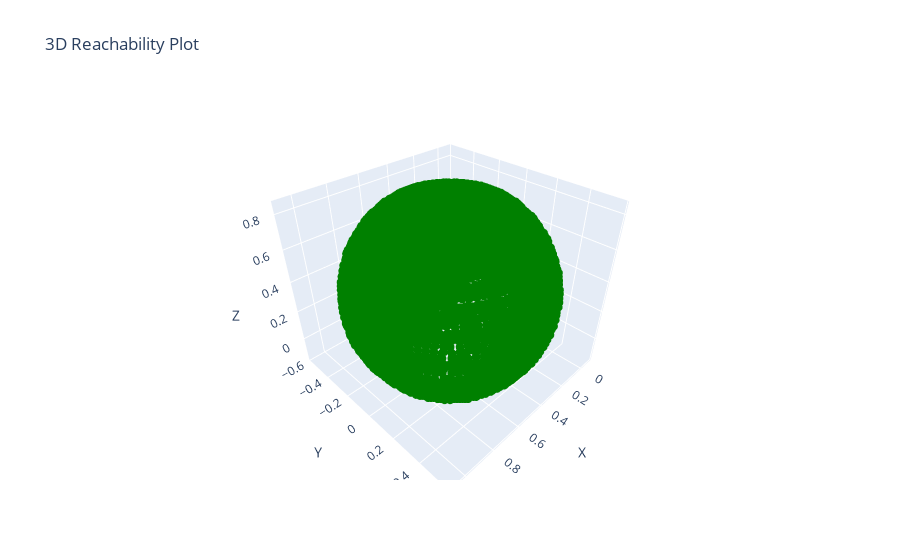
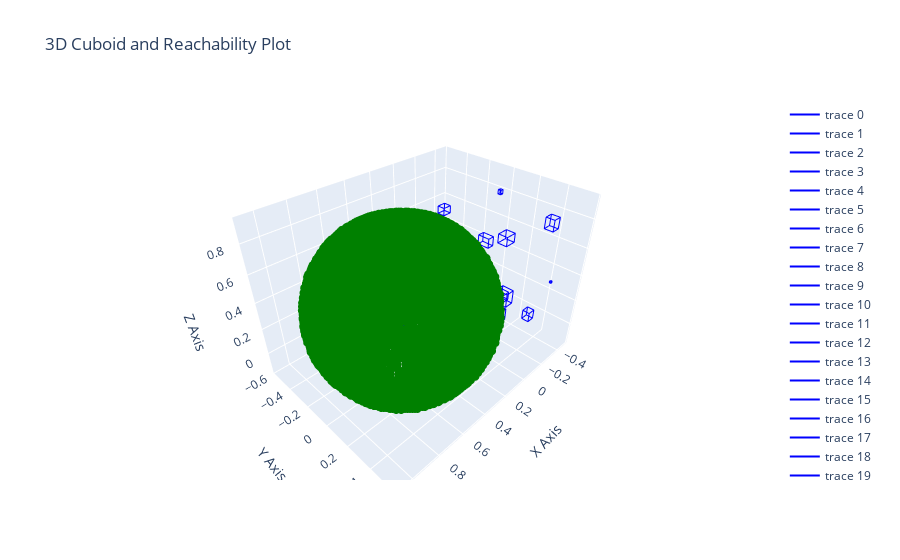

The notebook cell these images were saved under, in order:
### Markdown cell above
Let's try an interactive plot

### Code cell
plot_interactive_reachability(valid_poses)
plot_random_cuboids_with_reachability(cuboid_data_list, reachable_points=valid_poses, unreachable_points=[])

### Figure 1 — Plotly figure (JSON) as saved in the notebook; plotly's stock layout.template omitted (floating-point values rounded to 4 significant figures; data arrays with more than 128 entries replaced by an {"elided": "..."} marker saying what was removed)
{"data": [{"marker": {"color": "green", "size": 3}, "mode": "markers", "name": "Reachable", "type": "scatter3d", "x": {"elided": "6811 float values"}, "y": {"elided": "6811 float values"}, "z": {"elided": "6811 float values"}}], "layout": {"scene": {"xaxis": {"title": {"text": "X"}}, "yaxis": {"title": {"text": "Y"}}, "zaxis": {"title": {"text": "Z"}}}, "title": {"text": "3D Reachability Plot"}}}

### Figure 2 — Plotly figure (JSON) as saved in the notebook; plotly's stock layout.template omitted (floating-point values rounded to 4 significant figures; data arrays with more than 128 entries replaced by an {"elided": "..."} marker saying what was removed)
{"data": [{"line": {"color": "blue", "width": 2}, "mode": "lines", "type": "scatter3d", "x": [-0.4633, -0.4069, -0.4069, -0.4633, -0.4633], "y": [-0.3016, -0.3016, -0.212, -0.212, -0.3016], "z": [0.04332, 0.04332, 0.04332, 0.04332, 0.04332]}, {"line": {"color": "blue", "width": 2}, "mode": "lines", "type": "scatter3d", "x": [-0.4633, -0.4069, -0.4069, -0.4633, -0.4633], "y": [-0.3016, -0.3016, -0.212, -0.212, -0.3016], "z": [0.1421, 0.1421, 0.1421, 0.1421, 0.1421]}, {"line": {"color": "blue", "width": 2}, "mode": "lines", "type": "scatter3d", "x": [-0.4633, -0.4633], "y": [-0.3016, -0.3016], "z": [0.04332, 0.1421]}, {"line": {"color": "blue", "width": 2}, "mode": "lines", "type": "scatter3d", "x": [-0.4069, -0.4069], "y": [-0.3016, -0.3016], "z": [0.04332, 0.1421]}, {"line": {"color": "blue", "width": 2}, "mode": "lines", "type": "scatter3d", "x": [-0.4633, -0.4633], "y": [-0.212, -0.212], "z": [0.04332, 0.1421]}, {"line": {"color": "blue", "width": 2}, "mode": "lines", "type": "scatter3d", "x": [-0.4069, -0.4069], "y": [-0.212, -0.212], "z": [0.04332, 0.1421]}, {"line": {"color": "blue", "width": 2}, "mode": "lines", "type": "scatter3d", "x": [0.004175, 0.09478, 0.09478, 0.004175, 0.004175], "y": [0.3247, 0.3247, 0.4048, 0.4048, 0.3247], "z": [0.3754, 0.3754, 0.3754, 0.3754, 0.3754]}, {"line": {"color": "blue", "width": 2}, "mode": "lines", "type": "scatter3d", "x": [0.004175, 0.09478, 0.09478, 0.004175, 0.004175], "y": [0.3247, 0.3247, 0.4048, 0.4048, 0.3247], "z": [0.4282, 0.4282, 0.4282, 0.4282, 0.4282]}, {"line": {"color": "blue", "width": 2}, "mode": "lines", "type": "scatter3d", "x": [0.004175, 0.004175], "y": [0.3247, 0.3247], "z": [0.3754, 0.4282]}, {"line": {"color": "blue", "width": 2}, "mode": "lines", "type": "scatter3d", "x": [0.09478, 0.09478], "y": [0.3247, 0.3247], "z": [0.3754, 0.4282]}, {"line": {"color": "blue", "width": 2}, "mode": "lines", "type": "scatter3d", "x": [0.004175, 0.004175], "y": [0.4048, 0.4048], "z": [0.3754, 0.4282]}, {"line": {"color": "blue", "width": 2}, "mode": "lines", "type": "scatter3d", "x": [0.09478, 0.09478], "y": [0.4048, 0.4048], "z": [0.3754, 0.4282]}, {"line": {"color": "blue", "width": 2}, "mode": "lines", "type": "scatter3d", "x": [-0.092, -0.03425, -0.03425, -0.092, -0.092], "y": [-0.1755, -0.1755, -0.1242, -0.1242, -0.1755], "z": [0.1617, 0.1617, 0.1617, 0.1617, 0.1617]}, {"line": {"color": "blue", "width": 2}, "mode": "lines", "type": "scatter3d", "x": [-0.092, -0.03425, -0.03425, -0.092, -0.092], "y": [-0.1755, -0.1755, -0.1242, -0.1242, -0.1755], "z": [0.2175, 0.2175, 0.2175, 0.2175, 0.2175]}, {"line": {"color": "blue", "width": 2}, "mode": "lines", "type": "scatter3d", "x": [-0.092, -0.092], "y": [-0.1755, -0.1755], "z": [0.1617, 0.2175]}, {"line": {"color": "blue", "width": 2}, "mode": "lines", "type": "scatter3d", "x": [-0.03425, -0.03425], "y": [-0.1755, -0.1755], "z": [0.1617, 0.2175]}, {"line": {"color": "blue", "width": 2}, "mode": "lines", "type": "scatter3d", "x": [-0.092, -0.092], "y": [-0.1242, -0.1242], "z": [0.1617, 0.2175]}, {"line": {"color": "blue", "width": 2}, "mode": "lines", "type": "scatter3d", "x": [-0.03425, -0.03425], "y": [-0.1242, -0.1242], "z": [0.1617, 0.2175]}, {"line": {"color": "blue", "width": 2}, "mode": "lines", "type": "scatter3d", "x": [0.1212, 0.1874, 0.1874, 0.1212, 0.1212], "y": [0.4174, 0.4174, 0.4738, 0.4738, 0.4174], "z": [0.8435, 0.8435, 0.8435, 0.8435, 0.8435]}, {"line": {"color": "blue", "width": 2}, "mode": "lines", "type": "scatter3d", "x": [0.1212, 0.1874, 0.1874, 0.1212, 0.1212], "y": [0.4174, 0.4174, 0.4738, 0.4738, 0.4174], "z": [0.8966, 0.8966, 0.8966, 0.8966, 0.8966]}, {"line": {"color": "blue", "width": 2}, "mode": "lines", "type": "scatter3d", "x": [0.1212, 0.1212], "y": [0.4174, 0.4174], "z": [0.8435, 0.8966]}, {"line": {"color": "blue", "width": 2}, "mode": "lines", "type": "scatter3d", "x": [0.1874, 0.1874], "y": [0.4174, 0.4174], "z": [0.8435, 0.8966]}, {"line": {"color": "blue", "width": 2}, "mode": "lines", "type": "scatter3d", "x": [0.1212, 0.1212], "y": [0.4738, 0.4738], "z": [0.8435, 0.8966]}, {"line": {"color": "blue", "width": 2}, "mode": "lines", "type": "scatter3d", "x": [0.1874, 0.1874], "y": [0.4738, 0.4738], "z": [0.8435, 0.8966]}, {"line": {"color": "blue", "width": 2}, "mode": "lines", "type": "scatter3d", "x": [0.1469, 0.1643, 0.1643, 0.1469, 0.1469], "y": [-0.4624, -0.4624, -0.4198, -0.4198, -0.4624], "z": [0.01728, 0.01728, 0.01728, 0.01728, 0.01728]}, {"line": {"color": "blue", "width": 2}, "mode": "lines", "type": "scatter3d", "x": [0.1469, 0.1643, 0.1643, 0.1469, 0.1469], "y": [-0.4624, -0.4624, -0.4198, -0.4198, -0.4624], "z": [0.06123, 0.06123, 0.06123, 0.06123, 0.06123]}, {"line": {"color": "blue", "width": 2}, "mode": "lines", "type": "scatter3d", "x": [0.1469, 0.1469], "y": [-0.4624, -0.4624], "z": [0.01728, 0.06123]}, {"line": {"color": "blue", "width": 2}, "mode": "lines", "type": "scatter3d", "x": [0.1643, 0.1643], "y": [-0.4624, -0.4624], "z": [0.01728, 0.06123]}, {"line": {"color": "blue", "width": 2}, "mode": "lines", "type": "scatter3d", "x": [0.1469, 0.1469], "y": [-0.4198, -0.4198], "z": [0.01728, 0.06123]}, {"line": {"color": "blue", "width": 2}, "mode": "lines", "type": "scatter3d", "x": [0.1643, 0.1643], "y": [-0.4198, -0.4198], "z": [0.01728, 0.06123]}, {"line": {"color": "blue", "width": 2}, "mode": "lines", "type": "scatter3d", "x": [-0.17, -0.1088, -0.1088, -0.17, -0.17], "y": [0.1852, 0.1852, 0.2899, 0.2899, 0.1852], "z": [0.0554, 0.0554, 0.0554, 0.0554, 0.0554]}, {"line": {"color": "blue", "width": 2}, "mode": "lines", "type": "scatter3d", "x": [-0.17, -0.1088, -0.1088, -0.17, -0.17], "y": [0.1852, 0.1852, 0.2899, 0.2899, 0.1852], "z": [0.1429, 0.1429, 0.1429, 0.1429, 0.1429]}, {"line": {"color": "blue", "width": 2}, "mode": "lines", "type": "scatter3d", "x": [-0.17, -0.17], "y": [0.1852, 0.1852], "z": [0.0554, 0.1429]}, {"line": {"color": "blue", "width": 2}, "mode": "lines", "type": "scatter3d", "x": [-0.1088, -0.1088], "y": [0.1852, 0.1852], "z": [0.0554, 0.1429]}, {"line": {"color": "blue", "width": 2}, "mode": "lines", "type": "scatter3d", "x": [-0.17, -0.17], "y": [0.2899, 0.2899], "z": [0.0554, 0.1429]}, {"line": {"color": "blue", "width": 2}, "mode": "lines", "type": "scatter3d", "x": [-0.1088, -0.1088], "y": [0.2899, 0.2899], "z": [0.0554, 0.1429]}, {"line": {"color": "blue", "width": 2}, "mode": "lines", "type": "scatter3d", "x": [-0.3159, -0.26, -0.26, -0.3159, -0.3159], "y": [0.4234, 0.4234, 0.4829, 0.4829, 0.4234], "z": [0.7634, 0.7634, 0.7634, 0.7634, 0.7634]}, {"line": {"color": "blue", "width": 2}, "mode": "lines", "type": "scatter3d", "x": [-0.3159, -0.26, -0.26, -0.3159, -0.3159], "y": [0.4234, 0.4234, 0.4829, 0.4829, 0.4234], "z": [0.8381, 0.8381, 0.8381, 0.8381, 0.8381]}, {"line": {"color": "blue", "width": 2}, "mode": "lines", "type": "scatter3d", "x": [-0.3159, -0.3159], "y": [0.4234, 0.4234], "z": [0.7634, 0.8381]}, {"line": {"color": "blue", "width": 2}, "mode": "lines", "type": "scatter3d", "x": [-0.26, -0.26], "y": [0.4234, 0.4234], "z": [0.7634, 0.8381]}, {"line": {"color": "blue", "width": 2}, "mode": "lines", "type": "scatter3d", "x": [-0.3159, -0.3159], "y": [0.4829, 0.4829], "z": [0.7634, 0.8381]}, {"line": {"color": "blue", "width": 2}, "mode": "lines", "type": "scatter3d", "x": [-0.26, -0.26], "y": [0.4829, 0.4829], "z": [0.7634, 0.8381]}, {"line": {"color": "blue", "width": 2}, "mode": "lines", "type": "scatter3d", "x": [-0.1231, -0.07727, -0.07727, -0.1231, -0.1231], "y": [0.08606, 0.08606, 0.1655, 0.1655, 0.08606], "z": [0.5999, 0.5999, 0.5999, 0.5999, 0.5999]}, {"line": {"color": "blue", "width": 2}, "mode": "lines", "type": "scatter3d", "x": [-0.1231, -0.07727, -0.07727, -0.1231, -0.1231], "y": [0.08606, 0.08606, 0.1655, 0.1655, 0.08606], "z": [0.663, 0.663, 0.663, 0.663, 0.663]}, {"line": {"color": "blue", "width": 2}, "mode": "lines", "type": "scatter3d", "x": [-0.1231, -0.1231], "y": [0.08606, 0.08606], "z": [0.5999, 0.663]}, {"line": {"color": "blue", "width": 2}, "mode": "lines", "type": "scatter3d", "x": [-0.07727, -0.07727], "y": [0.08606, 0.08606], "z": [0.5999, 0.663]}, {"line": {"color": "blue", "width": 2}, "mode": "lines", "type": "scatter3d", "x": [-0.1231, -0.1231], "y": [0.1655, 0.1655], "z": [0.5999, 0.663]}, {"line": {"color": "blue", "width": 2}, "mode": "lines", "type": "scatter3d", "x": [-0.07727, -0.07727], "y": [0.1655, 0.1655], "z": [0.5999, 0.663]}, {"line": {"color": "blue", "width": 2}, "mode": "lines", "type": "scatter3d", "x": [-0.2352, -0.2153, -0.2153, -0.2352, -0.2352], "y": [0.1019, 0.1019, 0.1222, 0.1222, 0.1019], "z": [0.8966, 0.8966, 0.8966, 0.8966, 0.8966]}, {"line": {"color": "blue", "width": 2}, "mode": "lines", "type": "scatter3d", "x": [-0.2352, -0.2153, -0.2153, -0.2352, -0.2352], "y": [0.1019, 0.1019, 0.1222, 0.1222, 0.1019], "z": [0.9239, 0.9239, 0.9239, 0.9239, 0.9239]}, {"line": {"color": "blue", "width": 2}, "mode": "lines", "type": "scatter3d", "x": [-0.2352, -0.2352], "y": [0.1019, 0.1019], "z": [0.8966, 0.9239]}, {"line": {"color": "blue", "width": 2}, "mode": "lines", "type": "scatter3d", "x": [-0.2153, -0.2153], "y": [0.1019, 0.1019], "z": [0.8966, 0.9239]}, {"line": {"color": "blue", "width": 2}, "mode": "lines", "type": "scatter3d", "x": [-0.2352, -0.2352], "y": [0.1222, 0.1222], "z": [0.8966, 0.9239]}, {"line": {"color": "blue", "width": 2}, "mode": "lines", "type": "scatter3d", "x": [-0.2153, -0.2153], "y": [0.1222, 0.1222], "z": [0.8966, 0.9239]}, {"line": {"color": "blue", "width": 2}, "mode": "lines", "type": "scatter3d", "x": [-0.2471, -0.1942, -0.1942, -0.2471, -0.2471], "y": [0.4043, 0.4043, 0.4536, 0.4536, 0.4043], "z": [0.115, 0.115, 0.115, 0.115, 0.115]}, {"line": {"color": "blue", "width": 2}, "mode": "lines", "type": "scatter3d", "x": [-0.2471, -0.1942, -0.1942, -0.2471, -0.2471], "y": [0.4043, 0.4043, 0.4536, 0.4536, 0.4043], "z": [0.1825, 0.1825, 0.1825, 0.1825, 0.1825]}, {"line": {"color": "blue", "width": 2}, "mode": "lines", "type": "scatter3d", "x": [-0.2471, -0.2471], "y": [0.4043, 0.4043], "z": [0.115, 0.1825]}, {"line": {"color": "blue", "width": 2}, "mode": "lines", "type": "scatter3d", "x": [-0.1942, -0.1942], "y": [0.4043, 0.4043], "z": [0.115, 0.1825]}, {"line": {"color": "blue", "width": 2}, "mode": "lines", "type": "scatter3d", "x": [-0.2471, -0.2471], "y": [0.4536, 0.4536], "z": [0.115, 0.1825]}, {"line": {"color": "blue", "width": 2}, "mode": "lines", "type": "scatter3d", "x": [-0.1942, -0.1942], "y": [0.4536, 0.4536], "z": [0.115, 0.1825]}, {"line": {"color": "blue", "width": 2}, "mode": "lines", "type": "scatter3d", "x": [-0.1916, -0.1202, -0.1202, -0.1916, -0.1916], "y": [-0.3499, -0.3499, -0.2952, -0.2952, -0.3499], "z": [0.3386, 0.3386, 0.3386, 0.3386, 0.3386]}, {"line": {"color": "blue", "width": 2}, "mode": "lines", "type": "scatter3d", "x": [-0.1916, -0.1202, -0.1202, -0.1916, -0.1916], "y": [-0.3499, -0.3499, -0.2952, -0.2952, -0.3499], "z": [0.4089, 0.4089, 0.4089, 0.4089, 0.4089]}, {"line": {"color": "blue", "width": 2}, "mode": "lines", "type": "scatter3d", "x": [-0.1916, -0.1916], "y": [-0.3499, -0.3499], "z": [0.3386, 0.4089]}, {"line": {"color": "blue", "width": 2}, "mode": "lines", "type": "scatter3d", "x": [-0.1202, -0.1202], "y": [-0.3499, -0.3499], "z": [0.3386, 0.4089]}, {"line": {"color": "blue", "width": 2}, "mode": "lines", "type": "scatter3d", "x": [-0.1916, -0.1916], "y": [-0.2952, -0.2952], "z": [0.3386, 0.4089]}, {"line": {"color": "blue", "width": 2}, "mode": "lines", "type": "scatter3d", "x": [-0.1202, -0.1202], "y": [-0.2952, -0.2952], "z": [0.3386, 0.4089]}, {"line": {"color": "blue", "width": 2}, "mode": "lines", "type": "scatter3d", "x": [-0.228, -0.1645, -0.1645, -0.228, -0.228], "y": [-0.3458, -0.3458, -0.2906, -0.2906, -0.3458], "z": [0.6327, 0.6327, 0.6327, 0.6327, 0.6327]}, {"line": {"color": "blue", "width": 2}, "mode": "lines", "type": "scatter3d", "x": [-0.228, -0.1645, -0.1645, -0.228, -0.228], "y": [-0.3458, -0.3458, -0.2906, -0.2906, -0.3458], "z": [0.6865, 0.6865, 0.6865, 0.6865, 0.6865]}, {"line": {"color": "blue", "width": 2}, "mode": "lines", "type": "scatter3d", "x": [-0.228, -0.228], "y": [-0.3458, -0.3458], "z": [0.6327, 0.6865]}, {"line": {"color": "blue", "width": 2}, "mode": "lines", "type": "scatter3d", "x": [-0.1645, -0.1645], "y": [-0.3458, -0.3458], "z": [0.6327, 0.6865]}, {"line": {"color": "blue", "width": 2}, "mode": "lines", "type": "scatter3d", "x": [-0.228, -0.228], "y": [-0.2906, -0.2906], "z": [0.6327, 0.6865]}, {"line": {"color": "blue", "width": 2}, "mode": "lines", "type": "scatter3d", "x": [-0.1645, -0.1645], "y": [-0.2906, -0.2906], "z": [0.6327, 0.6865]}, {"line": {"color": "blue", "width": 2}, "mode": "lines", "type": "scatter3d", "x": [0.3238, 0.3863, 0.3863, 0.3238, 0.3238], "y": [0.215, 0.215, 0.3241, 0.3241, 0.215], "z": [0.4445, 0.4445, 0.4445, 0.4445, 0.4445]}, {"line": {"color": "blue", "width": 2}, "mode": "lines", "type": "scatter3d", "x": [0.3238, 0.3863, 0.3863, 0.3238, 0.3238], "y": [0.215, 0.215, 0.3241, 0.3241, 0.215], "z": [0.518, 0.518, 0.518, 0.518, 0.518]}, {"line": {"color": "blue", "width": 2}, "mode": "lines", "type": "scatter3d", "x": [0.3238, 0.3238], "y": [0.215, 0.215], "z": [0.4445, 0.518]}, {"line": {"color": "blue", "width": 2}, "mode": "lines", "type": "scatter3d", "x": [0.3863, 0.3863], "y": [0.215, 0.215], "z": [0.4445, 0.518]}, {"line": {"color": "blue", "width": 2}, "mode": "lines", "type": "scatter3d", "x": [0.3238, 0.3238], "y": [0.3241, 0.3241], "z": [0.4445, 0.518]}, {"line": {"color": "blue", "width": 2}, "mode": "lines", "type": "scatter3d", "x": [0.3863, 0.3863], "y": [0.3241, 0.3241], "z": [0.4445, 0.518]}, {"line": {"color": "blue", "width": 2}, "mode": "lines", "type": "scatter3d", "x": [-0.2816, -0.2124, -0.2124, -0.2816, -0.2816], "y": [0.1702, 0.1702, 0.2581, 0.2581, 0.1702], "z": [0.1179, 0.1179, 0.1179, 0.1179, 0.1179]}, {"line": {"color": "blue", "width": 2}, "mode": "lines", "type": "scatter3d", "x": [-0.2816, -0.2124, -0.2124, -0.2816, -0.2816], "y": [0.1702, 0.1702, 0.2581, 0.2581, 0.1702], "z": [0.2217, 0.2217, 0.2217, 0.2217, 0.2217]}, {"line": {"color": "blue", "width": 2}, "mode": "lines", "type": "scatter3d", "x": [-0.2816, -0.2816], "y": [0.1702, 0.1702], "z": [0.1179, 0.2217]}, {"line": {"color": "blue", "width": 2}, "mode": "lines", "type": "scatter3d", "x": [-0.2124, -0.2124], "y": [0.1702, 0.1702], "z": [0.1179, 0.2217]}, {"line": {"color": "blue", "width": 2}, "mode": "lines", "type": "scatter3d", "x": [-0.2816, -0.2816], "y": [0.2581, 0.2581], "z": [0.1179, 0.2217]}, {"line": {"color": "blue", "width": 2}, "mode": "lines", "type": "scatter3d", "x": [-0.2124, -0.2124], "y": [0.2581, 0.2581], "z": [0.1179, 0.2217]}, {"line": {"color": "blue", "width": 2}, "mode": "lines", "type": "scatter3d", "x": [0.4079, 0.4534, 0.4534, 0.4079, 0.4079], "y": [-0.06031, -0.06031, -0.03286, -0.03286, -0.06031], "z": [0.1057, 0.1057, 0.1057, 0.1057, 0.1057]}, {"line": {"color": "blue", "width": 2}, "mode": "lines", "type": "scatter3d", "x": [0.4079, 0.4534, 0.4534, 0.4079, 0.4079], "y": [-0.06031, -0.06031, -0.03286, -0.03286, -0.06031], "z": [0.15, 0.15, 0.15, 0.15, 0.15]}, {"line": {"color": "blue", "width": 2}, "mode": "lines", "type": "scatter3d", "x": [0.4079, 0.4079], "y": [-0.06031, -0.06031], "z": [0.1057, 0.15]}, {"line": {"color": "blue", "width": 2}, "mode": "lines", "type": "scatter3d", "x": [0.4534, 0.4534], "y": [-0.06031, -0.06031], "z": [0.1057, 0.15]}, {"line": {"color": "blue", "width": 2}, "mode": "lines", "type": "scatter3d", "x": [0.4079, 0.4079], "y": [-0.03286, -0.03286], "z": [0.1057, 0.15]}, {"line": {"color": "blue", "width": 2}, "mode": "lines", "type": "scatter3d", "x": [0.4534, 0.4534], "y": [-0.03286, -0.03286], "z": [0.1057, 0.15]}, {"line": {"color": "blue", "width": 2}, "mode": "lines", "type": "scatter3d", "x": [0.09806, 0.2758, 0.2758, 0.09806, 0.09806], "y": [-0.2429, -0.2429, -0.1084, -0.1084, -0.2429], "z": [0.1041, 0.1041, 0.1041, 0.1041, 0.1041]}, {"line": {"color": "blue", "width": 2}, "mode": "lines", "type": "scatter3d", "x": [0.09806, 0.2758, 0.2758, 0.09806, 0.09806], "y": [-0.2429, -0.2429, -0.1084, -0.1084, -0.2429], "z": [0.17, 0.17, 0.17, 0.17, 0.17]}, {"line": {"color": "blue", "width": 2}, "mode": "lines", "type": "scatter3d", "x": [0.09806, 0.09806], "y": [-0.2429, -0.2429], "z": [0.1041, 0.17]}, {"line": {"color": "blue", "width": 2}, "mode": "lines", "type": "scatter3d", "x": [0.2758, 0.2758], "y": [-0.2429, -0.2429], "z": [0.1041, 0.17]}, {"line": {"color": "blue", "width": 2}, "mode": "lines", "type": "scatter3d", "x": [0.09806, 0.09806], "y": [-0.1084, -0.1084], "z": [0.1041, 0.17]}, {"line": {"color": "blue", "width": 2}, "mode": "lines", "type": "scatter3d", "x": [0.2758, 0.2758], "y": [-0.1084, -0.1084], "z": [0.1041, 0.17]}, {"line": {"color": "blue", "width": 2}, "mode": "lines", "type": "scatter3d", "x": [-0.08998, -0.007113, -0.007113, -0.08998, -0.08998], "y": [0.1699, 0.1699, 0.2185, 0.2185, 0.1699], "z": [0.3255, 0.3255, 0.3255, 0.3255, 0.3255]}, {"line": {"color": "blue", "width": 2}, "mode": "lines", "type": "scatter3d", "x": [-0.08998, -0.007113, -0.007113, -0.08998, -0.08998], "y": [0.1699, 0.1699, 0.2185, 0.2185, 0.1699], "z": [0.3722, 0.3722, 0.3722, 0.3722, 0.3722]}, {"line": {"color": "blue", "width": 2}, "mode": "lines", "type": "scatter3d", "x": [-0.08998, -0.08998], "y": [0.1699, 0.1699], "z": [0.3255, 0.3722]}, {"line": {"color": "blue", "width": 2}, "mode": "lines", "type": "scatter3d", "x": [-0.007113, -0.007113], "y": [0.1699, 0.1699], "z": [0.3255, 0.3722]}, {"line": {"color": "blue", "width": 2}, "mode": "lines", "type": "scatter3d", "x": [-0.08998, -0.08998], "y": [0.2185, 0.2185], "z": [0.3255, 0.3722]}, {"line": {"color": "blue", "width": 2}, "mode": "lines", "type": "scatter3d", "x": [-0.007113, -0.007113], "y": [0.2185, 0.2185], "z": [0.3255, 0.3722]}, {"line": {"color": "blue", "width": 2}, "mode": "lines", "type": "scatter3d", "x": [-0.3366, -0.3246, -0.3246, -0.3366, -0.3366], "y": [0.4856, 0.4856, 0.4972, 0.4972, 0.4856], "z": [0.3779, 0.3779, 0.3779, 0.3779, 0.3779]}, {"line": {"color": "blue", "width": 2}, "mode": "lines", "type": "scatter3d", "x": [-0.3366, -0.3246, -0.3246, -0.3366, -0.3366], "y": [0.4856, 0.4856, 0.4972, 0.4972, 0.4856], "z": [0.3891, 0.3891, 0.3891, 0.3891, 0.3891]}, {"line": {"color": "blue", "width": 2}, "mode": "lines", "type": "scatter3d", "x": [-0.3366, -0.3366], "y": [0.4856, 0.4856], "z": [0.3779, 0.3891]}, {"line": {"color": "blue", "width": 2}, "mode": "lines", "type": "scatter3d", "x": [-0.3246, -0.3246], "y": [0.4856, 0.4856], "z": [0.3779, 0.3891]}, {"line": {"color": "blue", "width": 2}, "mode": "lines", "type": "scatter3d", "x": [-0.3366, -0.3366], "y": [0.4972, 0.4972], "z": [0.3779, 0.3891]}, {"line": {"color": "blue", "width": 2}, "mode": "lines", "type": "scatter3d", "x": [-0.3246, -0.3246], "y": [0.4972, 0.4972], "z": [0.3779, 0.3891]}, {"line": {"color": "blue", "width": 2}, "mode": "lines", "type": "scatter3d", "x": [0.2219, 0.295, 0.295, 0.2219, 0.2219], "y": [0.3035, 0.3035, 0.3781, 0.3781, 0.3035], "z": [0.2502, 0.2502, 0.2502, 0.2502, 0.2502]}, {"line": {"color": "blue", "width": 2}, "mode": "lines", "type": "scatter3d", "x": [0.2219, 0.295, 0.295, 0.2219, 0.2219], "y": [0.3035, 0.3035, 0.3781, 0.3781, 0.3035], "z": [0.3091, 0.3091, 0.3091, 0.3091, 0.3091]}, {"line": {"color": "blue", "width": 2}, "mode": "lines", "type": "scatter3d", "x": [0.2219, 0.2219], "y": [0.3035, 0.3035], "z": [0.2502, 0.3091]}, {"line": {"color": "blue", "width": 2}, "mode": "lines", "type": "scatter3d", "x": [0.295, 0.295], "y": [0.3035, 0.3035], "z": [0.2502, 0.3091]}, {"line": {"color": "blue", "width": 2}, "mode": "lines", "type": "scatter3d", "x": [0.2219, 0.2219], "y": [0.3781, 0.3781], "z": [0.2502, 0.3091]}, {"line": {"color": "blue", "width": 2}, "mode": "lines", "type": "scatter3d", "x": [0.295, 0.295], "y": [0.3781, 0.3781], "z": [0.2502, 0.3091]}, {"line": {"color": "blue", "width": 2}, "mode": "lines", "type": "scatter3d", "x": [0.434, 0.47, 0.47, 0.434, 0.434], "y": [-0.2667, -0.2667, -0.2385, -0.2385, -0.2667], "z": [0.164, 0.164, 0.164, 0.164, 0.164]}, {"line": {"color": "blue", "width": 2}, "mode": "lines", "type": "scatter3d", "x": [0.434, 0.47, 0.47, 0.434, 0.434], "y": [-0.2667, -0.2667, -0.2385, -0.2385, -0.2667], "z": [0.1957, 0.1957, 0.1957, 0.1957, 0.1957]}, {"line": {"color": "blue", "width": 2}, "mode": "lines", "type": "scatter3d", "x": [0.434, 0.434], "y": [-0.2667, -0.2667], "z": [0.164, 0.1957]}, {"line": {"color": "blue", "width": 2}, "mode": "lines", "type": "scatter3d", "x": [0.47, 0.47], "y": [-0.2667, -0.2667], "z": [0.164, 0.1957]}, {"line": {"color": "blue", "width": 2}, "mode": "lines", "type": "scatter3d", "x": [0.434, 0.434], "y": [-0.2385, -0.2385], "z": [0.164, 0.1957]}, {"line": {"color": "blue", "width": 2}, "mode": "lines", "type": "scatter3d", "x": [0.47, 0.47], "y": [-0.2385, -0.2385], "z": [0.164, 0.1957]}, {"marker": {"color": "green", "size": 3}, "mode": "markers", "name": "Reachable", "type": "scatter3d", "x": {"elided": "6811 float values"}, "y": {"elided": "6811 float values"}, "z": {"elided": "6811 float values"}}], "layout": {"scene": {"xaxis": {"title": {"text": "X Axis"}}, "yaxis": {"title": {"text": "Y Axis"}}, "zaxis": {"title": {"text": "Z Axis"}}}, "title": {"text": "3D Cuboid and Reachability Plot"}}}
